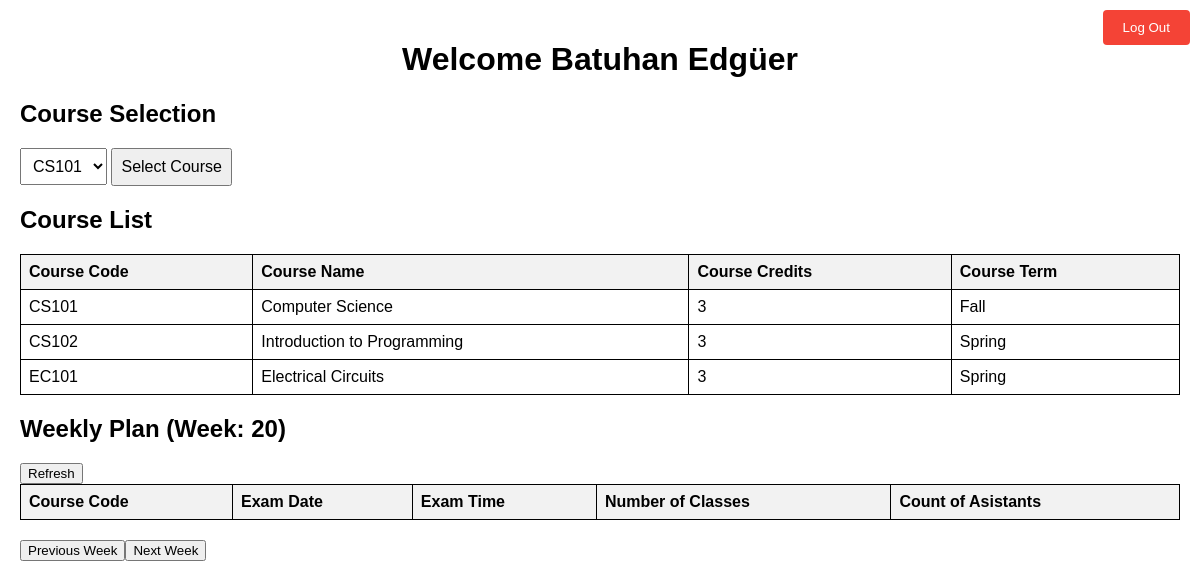
Page /php/assistant_page.php?week=20 (signed in) on the committed database.
### tables this page shows
CREATE TABLE courses (
    course_id INT AUTO_INCREMENT PRIMARY KEY,
    department_id INT,
    FOREIGN KEY (department_id) REFERENCES departments(department_id),
    course_name VARCHAR(50),
    course_code VARCHAR(50),
    course_credits INT,
    course_term VARCHAR(50)
);

### php/assistant_page.php (the view, shortened to what this page needs)
<?php
$servername = "localhost";
$username = "root";
$password = "mysql";
$dbname = "exam_planning_system";
$conn = mysqli_connect($servername, $username, $password, $dbname);
$sql = "SELECT * FROM emp_course WHERE emp_id = " . $_SESSION['emp_id'];
$result = mysqli_query($conn,$sql) or die("12");
$course_list = array();
if (mysqli_num_rows($result) > 0) {
    while ($row = mysqli_fetch_assoc($result)) {
        $sql_course = "SELECT * FROM courses WHERE course_id =" . $row['course_id'];
        $result_course = mysqli_query($conn, $sql_course) or die("13");
        if (mysqli_num_rows($result_course) > 0) {
            $course_row = mysqli_fetch_assoc($result_course);
            $course_list[] = $course_row;
        }
    }
} else {
    echo "No courses found.";
}
?>
<!DOCTYPE html>
<html>
<head>
    <link rel="stylesheet" type="text/css" href="../styles/assistant_page.css">
</head>
<body>
    <?php
        echo "<h1> Welcome " . $_SESSION['emp_name'] . " " . $_SESSION['emp_surname'] . "</h1>";
    ?>
    <button onclick="location.href='../php/logout.php'" class="logout-button">Log Out</button>
    <form action="course_info.php" method="post">
        <h2>Course Selection</h2>
        <select name="selected_course">
            <?php
                foreach ($course_list as $course) {
                    echo "<option value='" . $course['course_id'] . "'>" . $course['course_code'] . "</option>";
                }
            ?>
        </select>
        <input type="submit" value="Select Course">
    </form>
    <?php
        echo "<h2>Course List</h2>";
        echo "<table>";
        echo "<thead>";
        echo "<tr>";
        echo "<th>Course Code</th>";
        echo "<th>Course Name</th>";
        echo "<th>Course Credits</th>";
        echo "<th>Course Term</th>";
        echo "</tr>";
        echo "</thead>";
        echo "<tbody>";
        foreach ($course_list as $course) {
            echo "<tr>";
            echo "<td>" . $course['course_code'] . "</td>";
            echo "<td>" . $course['course_name'] . "</td>";
            echo "<td>" . $course['course_credits'] . "</td>";
            echo "<td>" . $course['course_term'] . "</td>";
            echo "</tr>";
        }
        echo "</tbody>";
        echo "</table>";
        $week = isset($_GET['week']) ? $_GET['week'] : date('W');
        echo "<div class='week-plan'>";
        echo "<h2>Weekly Plan (Week: " . $week .")</h2>";
        echo "<button onclick='location.reload()' class='refresh-button'>Refresh</button>";
        echo "</div>";
        echo "<table>";
        echo "<thead>";
        echo "<tr>";
        echo "<th>Course Code</th>";
        echo "<th>Exam Date</th>";
        echo "<th>Exam Time</th>";
        echo "<th>Number of Classes</th>";
        echo "<th>Count of Asistants</th>";
        echo "</tr>";
        echo "</thead>";
        echo "</table>";
        echo "<div class='navigate-week'>";
        echo "<button onclick='location.href=\"../php/assistant_page.php?week=" . ($week - 1) . "\"'>Previous Week</button>";
        echo "<button onclick='location.href=\"../php/assistant_page.php?week=" . ($week + 1) . "\"'>Next Week</button>";
        echo "</div>";
    ?>
</body>
</html>

### styles/assistant_page.css (style rules this page uses)
body { font-family: Arial, sans-serif; margin: 0; padding: 20px; }
h1 { text-align: center; }
table { border-collapse: collapse; width: 100%; margin-bottom: 20px; }
th, td { border: 1px solid black; padding: 8px; text-align: left; }
th { background-color: #f2f2f2; }
form { margin-bottom: 20px; }
select, input[type="submit"] { padding: 8px; font-size: 16px; }
.logout-button { position: absolute; top: 10px; right: 10px; padding: 10px 20px; float: right; background-color: #f44336; color: white; border: none; border-radius: 4px; cursor: pointer; }

### rows in the picture
courses: course_code "CS101", course_name "Computer Science", course_credits "3", course_term "Fall"
courses: course_code "CS102", course_name "Introduction to Programming", course_credits "3", course_term "Spring"
courses: course_code "EC101", course_name "Electrical Circuits", course_credits "3", course_term "Spring"

### other values in the picture
$_SESSION['emp_name'] "Batuhan"
$_SESSION['emp_surname'] "Edgüer"
$week "20"
form field selected_course "CS101"
